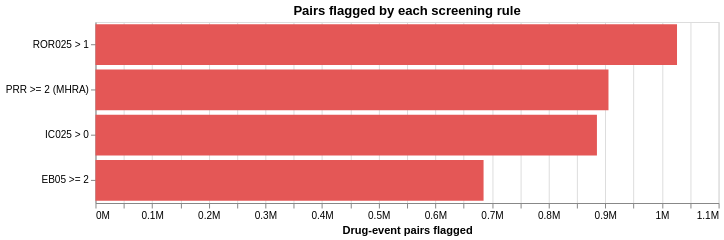

The Vega-Lite source for this figure:
### Vega-Lite specification from a JSON file in a GitHub repository (floating-point values rounded to 4 significant figures)
{"config": {"view": {"continuousWidth": 300, "continuousHeight": 300}}, "data": {"name": "data-a68b2458fcce0c7badb0de0a88c90568"}, "mark": {"type": "bar", "color": "#E45756"}, "encoding": {"tooltip": [{"field": "pairs", "format": ",", "type": "quantitative"}], "x": {"axis": {"format": "~s"}, "field": "pairs", "title": "Drug-event pairs flagged", "type": "quantitative"}, "y": {"field": "measure", "sort": "-x", "title": null, "type": "nominal"}}, "height": 180, "title": "Pairs flagged by each screening rule", "width": 620, "$schema": "https://vega.github.io/schema/vega-lite/v6.1.0.json", "datasets": {"data-a68b2458fcce0c7badb0de0a88c90568": [{"measure": "ROR025 > 1", "pairs": 1026632}, {"measure": "PRR >= 2 (MHRA)", "pairs": 905646}, {"measure": "IC025 > 0", "pairs": 885252}, {"measure": "EB05 >= 2", "pairs": 685128}]}}
